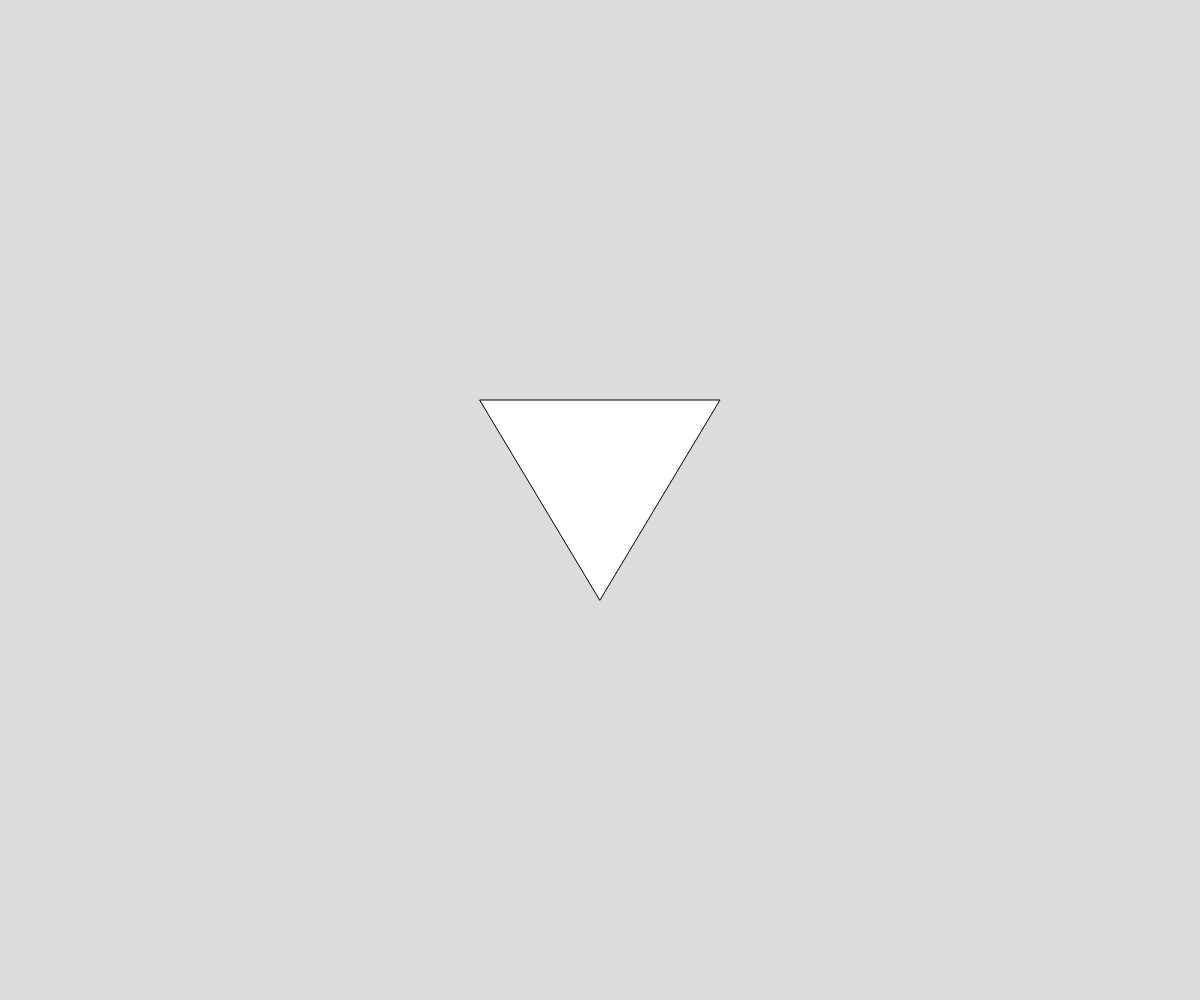
Frame 1 (no input)
Frame 60 (no input): identical to frame 1, image omitted
Frame 120 (the mouse pressed at the canvas centre since frame 60): identical to frame 1, image omitted

The p5.js sketch that drew this single still picture (run headless with seeded random() and noise() and a simulated clock; from frame 60 on, the mouse is pressed at the canvas centre):

// p5.js sketch
// ── sketch.js
let x1, y1, x2, y2, x3, y3;
let triangleSize = 0.2; // Größe des Dreiecks in Prozent der Fenstergröße
let draggedCorner = -1; // Index der letzten verschobenen Ecke

function setup() {
  createCanvas(windowWidth, windowHeight);
  x1 = windowWidth * (0.5 - triangleSize / 2);
  y1 = windowHeight * 0.4;
  x2 = windowWidth * (0.5 + triangleSize / 2);
  y2 = windowHeight * 0.4;
  x3 = windowWidth * 0.5;
  y3 = windowHeight * 0.6;
}

function draw() {
  background(220);

  // Zeichne das Dreieck
  triangle(x1, y1, x2, y2, x3, y3);
  distan();
}
 function distan(){
  // Überprüfe, ob die Maus über einer Ecke ist und zeichne einen Kreis, um dies anzuzeigen
  if (dist(mouseX, mouseY, x1, y1) < 10) {
    fill(255);
    ellipse(x1, y1, 20);
    document.body.style.cursor="all-scroll";
  }
    if (dist(mouseX, mouseY, x1, y1) > 10) {

      document.body.style.cursor="context-menu";
  }
  if (dist(mouseX, mouseY, x2, y2) < 10) {
    fill(255);
    ellipse(x2, y2, 20);
    document.body.style.cursor="all-scroll";
  }
  if (dist(mouseX, mouseY, x3, y3) < 10) {
    fill(255);
    ellipse(x3, y3, 20);
    document.body.style.cursor="all-scroll";
  }
}

function mousePressed() {
  // Wenn die Maus über einer Ecke ist, speichere den Index der Ecke
  if (dist(mouseX, mouseY, x1, y1) < 10) {
    draggedCorner = 1;
    document.body.style.cursor="all-scroll";
  }
  if (dist(mouseX, mouseY, x2, y2) < 10) {
    draggedCorner = 2;
  }
  if (dist(mouseX, mouseY, x3, y3) < 10) {
    draggedCorner = 3;
  }
}

function mouseDragged() {
  // Wenn die Maus über einer Ecke ist oder eine Ecke bereits verschoben wurde, ziehe die Ecke entsprechend der Mausbewegung
  if (draggedCorner == 1 ) {
    x1 = constrain(mouseX, 0, width);
    y1 = constrain(mouseY, 0, height);
    document.body.style.cursor="all-scroll";
  }
  else if (draggedCorner == 2) {
    x2 = constrain(mouseX, 0, width);
    y2 = constrain(mouseY, 0, height);
  }
  else if (draggedCorner == 3) {
    x3 = constrain(mouseX, 0, width);
    y3 = constrain(mouseY, 0, height);
  }}
  
  function mouseReleased() {
  // Setze draggedCorner auf -1, um sicherzustellen, dass die Ecke freigegeben wird
  draggedCorner = -1;
  document.body.style.cursor="conext-menu";
  }
  
  function windowResized() {
  resizeCanvas(windowWidth, windowHeight);
  // Passe die Positionen der Ecken an die neue Fenstergröße an
  x1 = windowWidth * (0.5 - triangleSize / 2);
  y1 = windowHeight * 0.4;
  x2 = windowWidth * (0.5 + triangleSize / 2);
  y2 = windowHeight * 0.4;
  x3 = windowWidth * 0.5;
  y3 = windowHeight * 0.6;
  }
 
